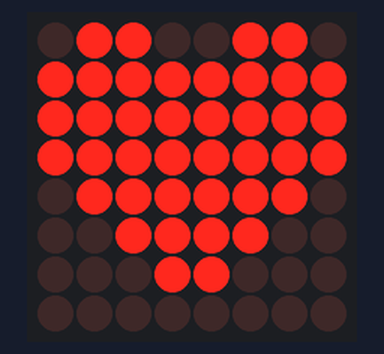
Recording of a sketch running on a simulated Arduino Uno, built with avr-gcc and run on an emulated ATmega328P. On the bench: 8×8 LED matrix.

Above: at 0.1 s.
At 1.1 s:
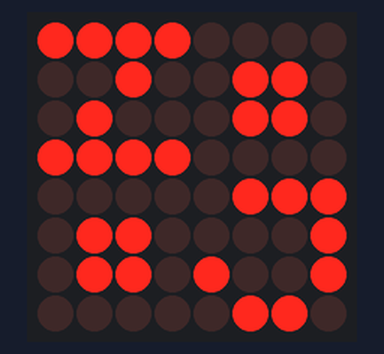

Measured:
- what the display in image 1 shows lasts 1.0 s, from 1.0 s to 2.0 s

The sketch:

Heart_Smile.ino
```cpp
#include "LedControl.h"
#include "binary.h"

/*
 DIN connects to pin 12
 CLK connects to pin 11
 CS connects to pin 10
*/
LedControl lc=LedControl(12,11,10,1);

// delay time between faces
unsigned long delaytime=1000;

// Heart
byte heart[8]={B01100110, B11111111,B11111111,B11111111,B01111110,B00111100,B00011000,B00000000};
//ZJ
byte zj[8]={B11110000, B00100110,B01000110,B11110000,B00000111,B01100001,B01101001, B00000110};


void setup() {
  lc.shutdown(0,false);
  // Set brightness to a medium value
  lc.setIntensity(0,8);
  // Clear the display
  lc.clearDisplay(0);
}

void drawFaces(){

    // Display Heart
  lc.setRow(0,0,heart[0]);
  lc.setRow(0,1,heart[1]);
  lc.setRow(0,2,heart[2]);
  lc.setRow(0,3,heart[3]);
  lc.setRow(0,4,heart[4]);
  lc.setRow(0,5,heart[5]);
  lc.setRow(0,6,heart[6]);
  lc.setRow(0,7,heart[7]);
  delay(delaytime);

    // Display ZJ
  lc.setRow(0,0,zj[0]);
  lc.setRow(0,1,zj[1]);
  lc.setRow(0,2,zj[2]);
  lc.setRow(0,3,zj[3]);
  lc.setRow(0,4,zj[4]);
  lc.setRow(0,5,zj[5]);
  lc.setRow(0,6,zj[6]);
  lc.setRow(0,7,zj[7]);
  delay(delaytime);

}

void loop(){
  drawFaces();
}
```
